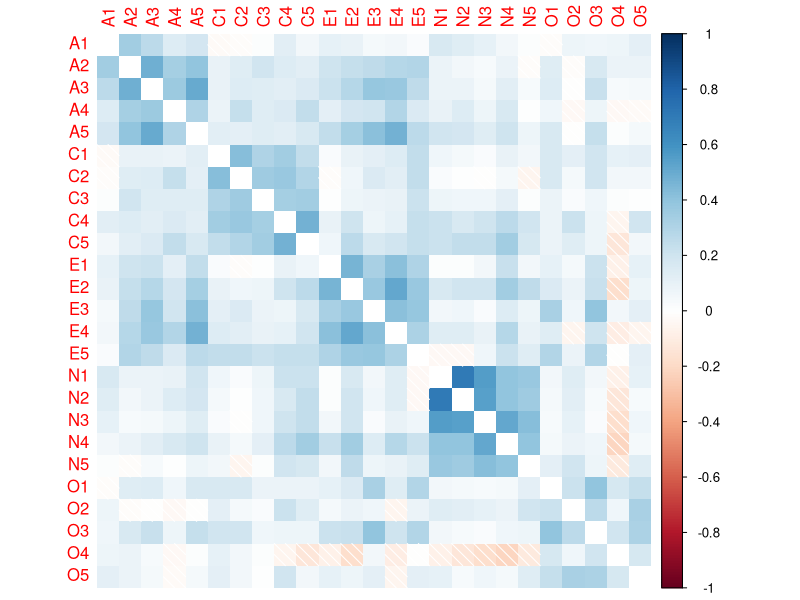
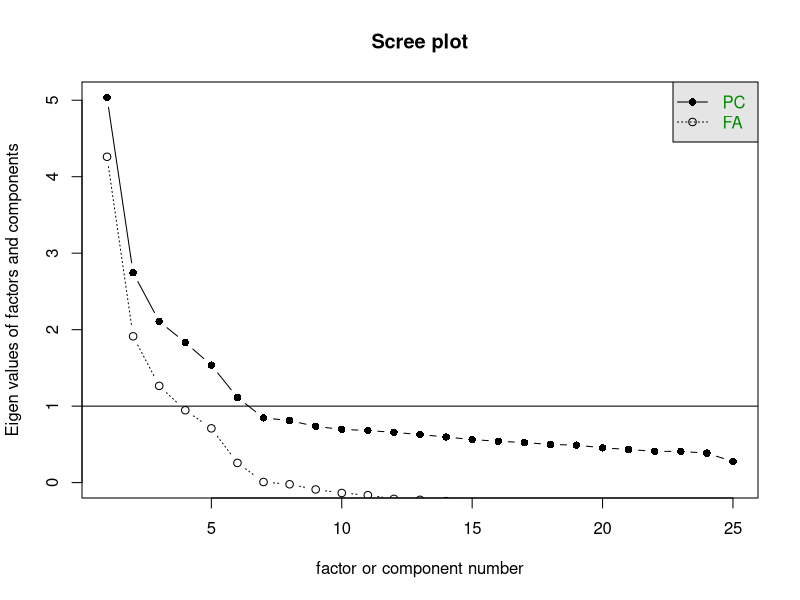
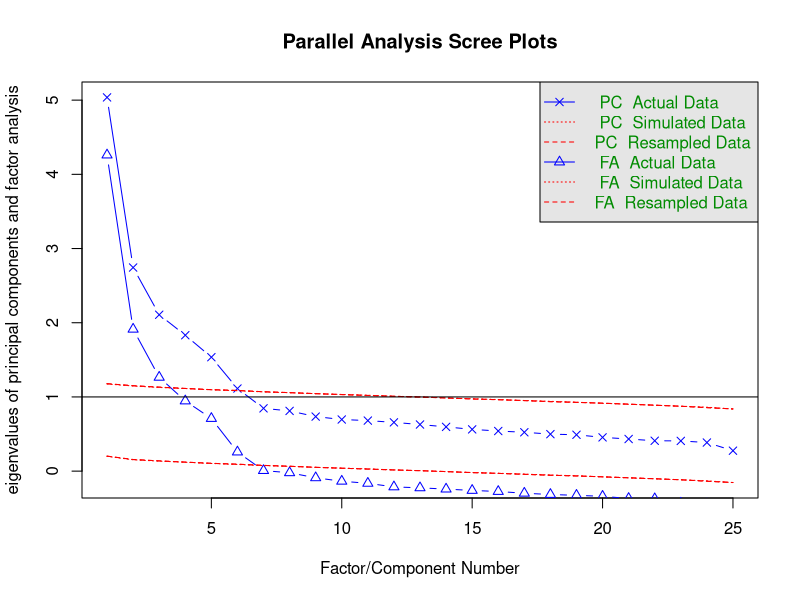
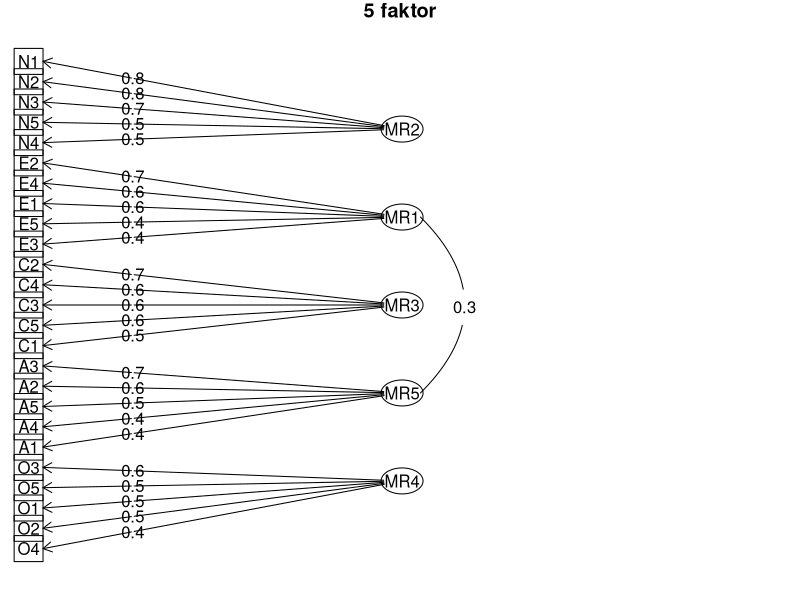
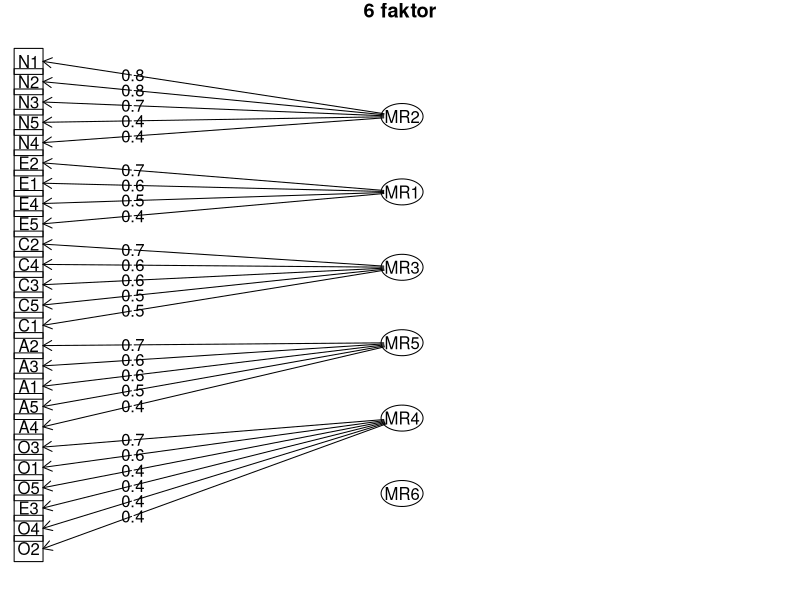

Write the R code that produced these figures, in order.
## ---- chunk 1
# csomag betöltése
library(psych)

# a bfi és bfi.dictionary leírása
?bfi

# a bfi első néhány sora
head(bfi)

# a bfi.dictionary struktúrája
str(bfi.dictionary)
## ---- chunk 2
# készítsünk egy új adattáblát, hogy ne az eredetit írjuk majd 
# felül a következő lépésekben (ez nem feltétlenül kötelező)
items <- 1:25
dat <- bfi[, items]

# átfordítandó itemek 
items_to_flip <- bfi.dictionary$Keying[items] < 0

# a leírásból kiderült, hogy az itemeket 6 fokozatú skálán
# mérték; ez alapján a fordítás menete:
dat[, items_to_flip] <- 7 - dat[, items_to_flip]
## ---- chunk 3
# a korrelációs mátrix (a hiányzó értékek miatt megváltoztatjuk 
# a 'use' argumentumot, lásd ?cor)
corrs <- cor(dat, use = "pairwise")

# a 'corrplot' csomag príma ilyen feladatra
library(corrplot)

# a corrplot() függvény rengeteg argumentummal rendelkezik,
# érdemes elolvasni a függvény súgóját (?corrplot)
corrplot(corrs, method = "shade", diag = FALSE)
## ---- chunk 4
scree(dat)
## ---- chunk 5
fa.parallel(dat)
## ---- chunk 6
fa5 <- fa(dat, nfactors = 5)
print(fa5)
## ---- chunk 7
fa6 <- fa(dat, nfactors = 6)
print(fa6)
## ---- chunk 8
fa.diagram(fa5, main = "5 faktor")
fa.diagram(fa6, main = "6 faktor")
